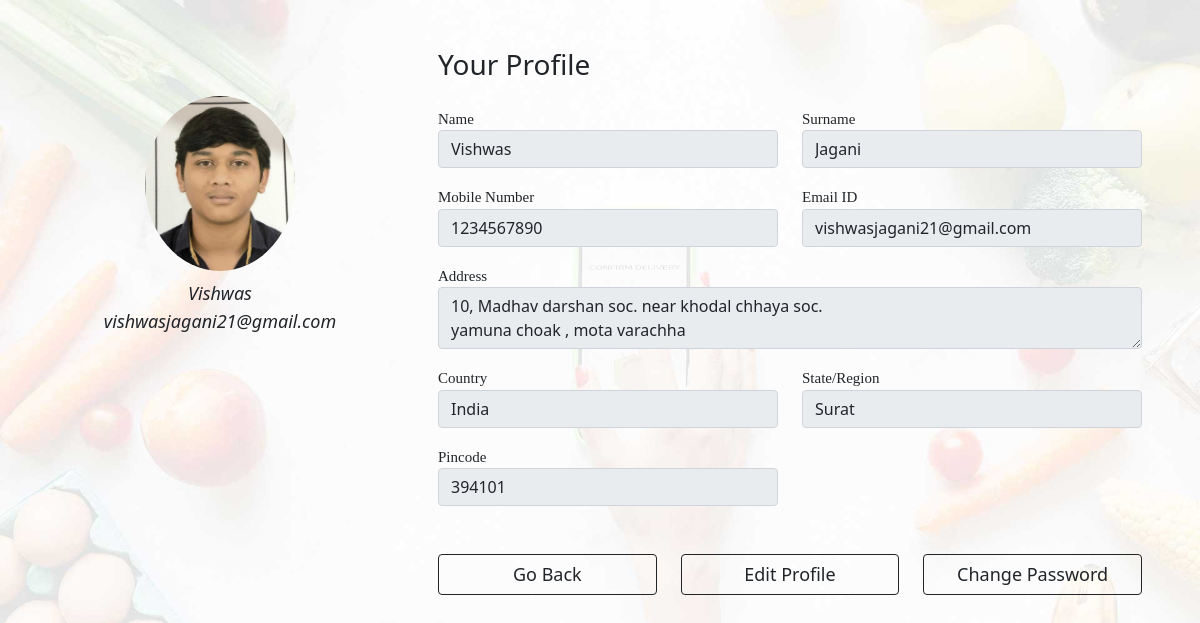
The page /user/ (signed in) on the database its author committed.
### home/models.py (models this page shows, shortened)
class register(models.Model):
    fname = models.CharField(max_length=50)
    lname = models.CharField(max_length=50)
    email = models.EmailField(max_length=100)
    number = models.IntegerField()
    gender = models.CharField(max_length=10)
    password = models.CharField(max_length=100)
    image = models.FileField(default="",upload_to="user/")
    address = models.TextField(max_length=200)
    city = models.CharField(max_length=100)
    country = models.CharField(max_length=100)
    pincode = models.IntegerField()
    token = models.IntegerField(default=random.randint(1111,9999))

### user/views.py (the view)
# urls.py: path('',user_profile, name="user_profile"),
def user_profile(request):
    std = ''
    if 'userid' in request.session:
        userid = request.session['userid']
        std = register.objects.filter(id=userid).get()
    return render(request, "user/user_profile.html",{"row":std})

### user/templates/user/user_profile.html (shortened to what this page needs)
{% load static %}
<!DOCTYPE html>
<html lang="en">
<head>
    <link rel="stylesheet" href="https://cdn.jsdelivr.net/npm/bootstrap@5.0.0-alpha1/dist/css/bootstrap.min.css">
    <link rel="stylesheet" href="{% static "css/user_profile.css" %}">
</head>
<body>
    <div class="container rounded">
        <div class="row">
            <div class="col-md-4 border-right">
                <div class="d-flex flex-column align-items-center text-center p-3 py-5">
                    <img class="rounded-circle mt-5" width="150px" src="{{row.image.url}}">
                    <br>
                    <p class="p1">{{row.fname}}</p>
                    <p class="p1">{{row.email}}</p>
                </div>
            </div>
            <div class="col-md-8 border-right">
                <div class="p-3 py-5">
                    <div class="d-flex justify-content-between align-items-center mb-3">
                        <h3 class="text-right">Your Profile</h3>
                    </div>
                    <div class="row mt-2">
                        <div class="col-md-6">
                            <label class="labels">Name</label>
                            <input type="text" class="form-control" placeholder="first name" value="{{row.fname}}" disabled>
                        </div>
                        <div class="col-md-6">
                            <label class="labels">Surname</label>
                            <input type="text" class="form-control" value="{{row.lname}}" placeholder="surname" disabled>
                        </div>
                    </div>
                    <div class="row mt-3">
                        <div class="col-md-6">
                            <label class="labels">Mobile Number</label>
                            <input type="number" class="form-control" placeholder="enter phone number" value="{{row.number}}" disabled>
                        </div>
                        <div class="col-md-6">
                            <label class="labels">Email ID</label>
                            <input type="email" class="form-control" placeholder="enter email id" value="{{row.email}}" disabled>
                        </div>
                    </div>
                    <div class="row mt-3">
                        <div class="col-md-12">
                            <label class="labels">Address</label>
                            <textarea name="" class="form-control" placeholder="enter address" disabled>{{row.address}}</textarea>
                        </div>
                    </div>
                    <div class="row mt-3">
                        <div class="col-md-6">
                            <label class="labels">Country</label>
                            <input type="text" class="form-control" placeholder="country" value="{{row.country}}" disabled>
                        </div>
                        <div class="col-md-6">
                            <label class="labels">State/Region</label>
                            <input type="text" class="form-control" value="{{row.city}}" placeholder="state" disabled>
                        </div>
                    </div>
                    <div class="row mt-3">
                        <div class="col-md-6">
                            <label class="labels">Pincode</label>
                            <input type="text" class="form-control" placeholder="country" value="{{row.pincode}}" disabled>
                        </div>
                    </div>
                    <div class="row">
                        <div class="col-md-4 mt-5 text-center">
                            <a href="{% url "home" %}" class="col-md-6 btn btn-outline-dark profile-button">Go Back</a>
                        </div>
                        <div class="col-md-4 mt-5 text-center">
                            <a href="{% url "profile_edit" %}" class="col-md-6 btn btn-outline-dark profile-button">Edit Profile</a>
                        </div>
                        <div class="col-md-4 mt-5 text-center">
                            <a href="{% url "change_pass" %}" class="col-md-6 btn btn-outline-dark profile-button">Change Password</a>
                        </div>
                    </div>
                </div>
            </div>
        </div>
    </div>
</body>
</html>

### static/css/user_profile.css (style rules this page uses)
body { background-image: url('../img/hero-img.jpg'); background-size: cover; }
.profile-button { width: 100%; font-weight: 500; font-size: 18px; }
.labels { font-size: 15px; font-family: Georgia; }
.p1 { font-size: 18px; margin-top: -15px; font-weight: 500; font-style: italic; }

### rows shown on the page
register: image (picture), fname "Vishwas", email "vishwasjagani21@gmail.com", lname "Jagani", number "1234567890", address "10, Madhav darshan soc. near khodal chhaya soc. yamuna choak , mota varachha", country "India", city "Surat", pincode "394101"
